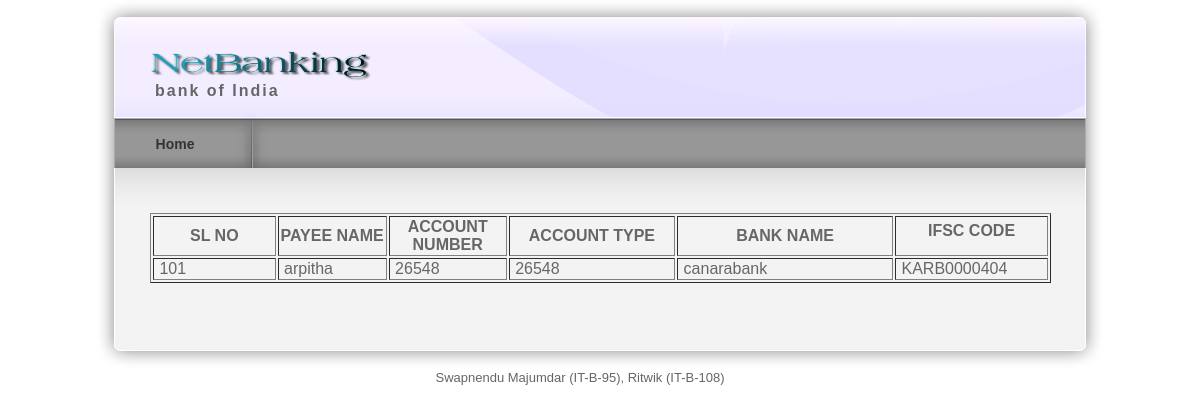
The page /viewregisteredpayee.php on the database its author committed.
### tables this page shows
CREATE TABLE IF NOT EXISTS `registerdpayee` (
  `slno` int(11) NOT NULL AUTO_INCREMENT,
  `payeename` varchar(25) NOT NULL,
  `accountnumber` varchar(25) NOT NULL,
  `accounttype` varchar(25) NOT NULL,
  `bankname` varchar(25) NOT NULL,
  `ifsccode` varchar(25) NOT NULL,
  PRIMARY KEY (`slno`)
);

### viewregisteredpayee.php (the view, shortened to what this page needs)
<?php
include("header.php");
$regdarray = mysql_query("select * from registerdpayee");
?>
<div id="templatemo_main"><span class="main_top"></span>
  <div id="templatemo_content">
    <table width="901" border="1">
      <tr>
        <th width="105" scope="col">SL NO</th>
        <th width="93" scope="col">PAYEE NAME</th>
        <th width="101" scope="col">ACCOUNT NUMBER</th>
        <th width="144" scope="col">ACCOUNT TYPE</th>
        <th width="188" scope="col">BANK NAME</th>
        <th width="132" scope="col"><p>IFSC CODE</p></th>
      </tr>
      <?php
 while($regd = mysql_fetch_array($regdarray))
	  {
echo "
      <tr>
        <td>&nbsp;$regd[slno]</td>
        <td>&nbsp;$regd[payeename]</td>
        <td>&nbsp;$regd[accountnumber]</td>
        <td>&nbsp;$regd[accountnumber]</td>
        <td>&nbsp;$regd[bankname]</td>
        <td>&nbsp;$regd[ifsccode]</td>
      </tr>";
	  }
	  ?>
    </table>
</div>
  </div>
    <div id="templatemo_main_bottom"></div>
    <?php
	include("footer.php");
	?>

### templatemo_style.css (style rules this page uses)
body { margin: 0px; padding: 0px; color: #666; font-family: Helevetica,Arial,sans-serif; font-size: 13px; line-height:1.5em; background-color: #fff; background-repeat: repeat-x; }
p { margin: 0px; padding: 0 0 10px 0; }
#templatemo_main { position: relative; width: 900px; padding: 45px 55px; background: url(images/templatemo_content.png) repeat-y; }
#templatemo_main .main_top { position: absolute; top: 0; left: 20px; width: 970px; height: 45px; background: url(images/templatemo_content_top.png) no-repeat; }
#templatemo_main_bottom { width: 1010px; height: 40px; background: url(images/templatemo_content_bottom.png) no-repeat; }
#templatemo_content { float: left; width: 560px; }

### rows shown on the page
registerdpayee: slno "101", payeename "arpitha", accountnumber "26548", bankname "canarabank", ifsccode "KARB0000404"
